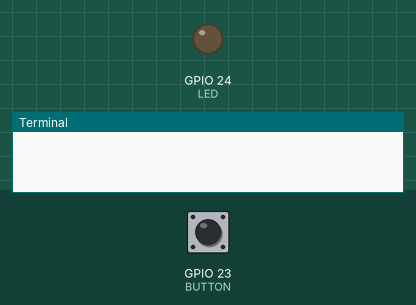
Bench run of a program on a simulated Raspberry Pi (BCM pin numbers). Shown: output pins drawn as LEDs (lit = HIGH), the last lines printed to the terminal. The inputs (shaded band) are chosen by the test bench; at power-on: GPIO 23 (BUTTON) HIGH. Random numbers come from a fixed seed.

Above: at 1.2 s.
1.3 s: GPIO 23 (BUTTON) pulled LOW for 0.15 s
At 1.8 s:
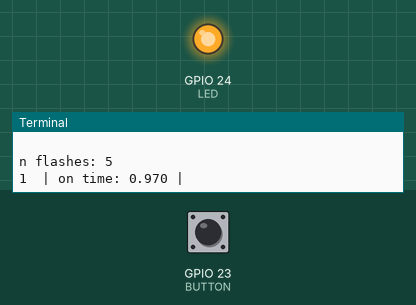
Timing chart, 0 to 7.7 s (numbered marks = the images above; inputs shaded):
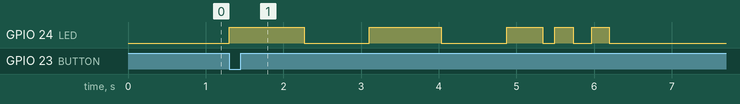

The program:

Assignment5.py
```python
import RPi.GPIO as GPIO
from time import sleep
from random import randint, uniform


def blink_interval():
    """
    This function returns a float between 0 and 1 with 3 decimals
    of precision.
    """
    blink_time = round(uniform(0.000, 1.000), 3)  # 0.000 <= N <= 1.000
    print(f'{blink_time:.3f}', end=' | ')
    return blink_time


def main():
    """
    This is the main function. In here, a button is assigned to GPIO23 and an
    led is assigned to GPIO24 on a raspberry pi (40-pin variant). The internal
    pull-up resistor is used, enabled by software.

    The purpose of this program is to press the button and the led will blink
    a random amount of times and at a random blink-interval rate.
    """
    BUTTON = 23
    LED = 24

    GPIO.setwarnings(False)
    GPIO.setmode(GPIO.BCM)
    GPIO.setup(LED, GPIO.OUT, initial=0)

    # using internal pull-up resistor
    GPIO.setup(BUTTON, GPIO.IN, pull_up_down=GPIO.PUD_UP)

    while True:
        flash_time = randint(5, 10)  # 5 <= N <= 10

        # if button is not pressed
        if GPIO.input(BUTTON):
            GPIO.output(LED, GPIO.LOW)
        # if button is pressed
        else:
            print(f'\nn flashes: {flash_time}')

            for i in range(flash_time):

                GPIO.output(LED, GPIO.HIGH)
                print(f'{i + 1}  | on time:', end=' ')
                sleep(blink_interval())

                GPIO.output(LED, GPIO.LOW)
                print('off time:', end=' ')
                sleep(blink_interval())
                print()
            print()


if __name__ == '__main__':
    try:
        main()
    except KeyboardInterrupt:
        print(' - Interrupted')
        GPIO.cleanup()
    finally:
        GPIO.cleanup()  # ensures clean exit (clears GPIO pins)
```

Measured:
- after the input at 1.3 s, GPIO 24 (LED): LOW → HIGH at once, → LOW 0.97 s later, → HIGH 0.83 s later, → LOW 0.92 s later, … (10 changes in this stretch)
